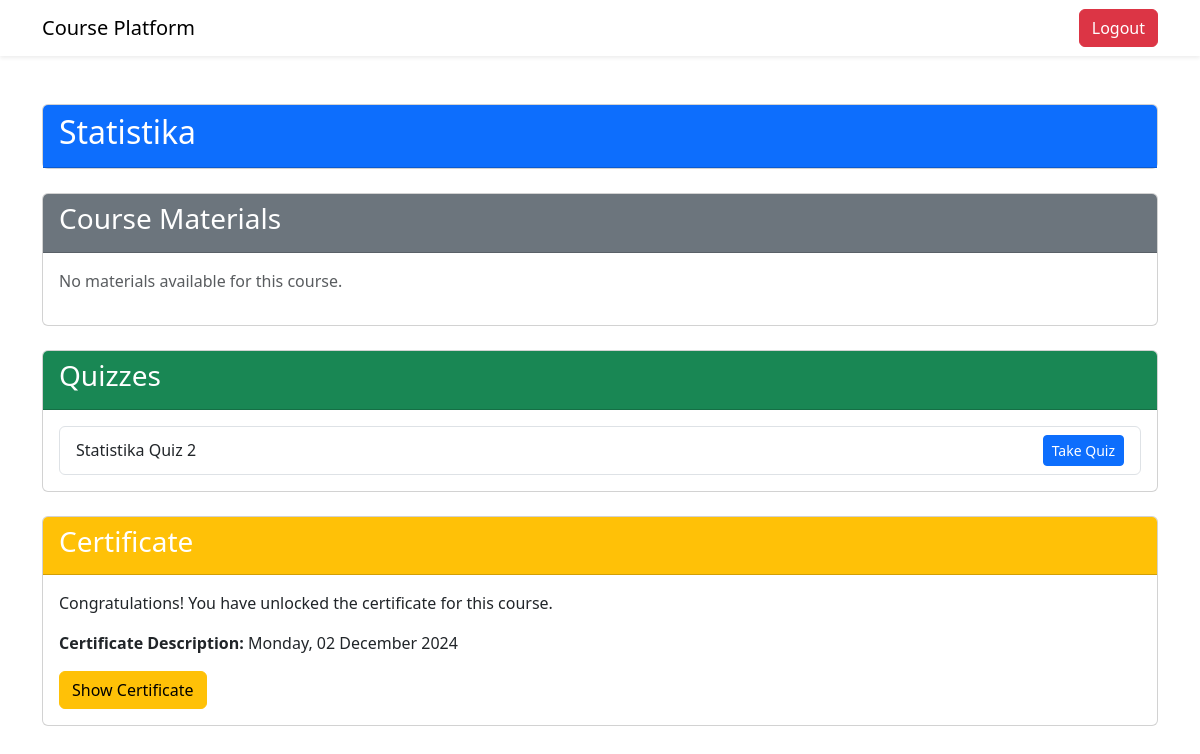
The app's page /student/course/1 (signed in) with its own data.
### tables this page shows
CREATE TABLE kursus (
                id_kursus INTEGER PRIMARY KEY AUTOINCREMENT,
                id_instruktur INTEGER,
                nama_kursus TEXT NOT NULL,
                harga_kursus INT NOT NULL,
                FOREIGN KEY (id_instruktur) REFERENCES instruktur(id_instruktur)
            );

CREATE TABLE quiz (
                id INTEGER PRIMARY KEY AUTOINCREMENT,
                id_kursus INTEGER,
                title TEXT NOT NULL,
                FOREIGN KEY (id_kursus) REFERENCES kursus(id_kursus)
            );

CREATE TABLE sertifikat (
                id_sertifikat INTEGER PRIMARY KEY AUTOINCREMENT,
                id_peserta INTEGER,
                id_kursus INTEGER,
                keterangan TEXT NOT NULL,
                FOREIGN KEY (id_peserta) REFERENCES peserta(id_peserta),
                FOREIGN KEY (id_kursus) REFERENCES kursus(id_kursus)
            );

### features/student.py (the view)
    def student_course_detail(self, course_id):
        if not session.get('email') or session.get('role') != 'user':
            return redirect(url_for('home'))
        email = session.get('email')
        student = query_db('SELECT * FROM peserta WHERE email = ?', [email], one=True)
        if not student:
            return redirect(url_for('home'))
        student_id = student['id_peserta']
        course = query_db('SELECT * FROM kursus WHERE id_kursus = ?', [course_id], one=True)
        materis = query_db('SELECT * FROM materi WHERE id_kursus = ?', [course_id])
        quiz = query_db('SELECT * FROM quiz WHERE id_kursus = ?', [course_id])
        if not course:
            return redirect(url_for('home'))
        payment = query_db(
            'SELECT * FROM pembayaran WHERE id_peserta = ? AND id_kursus = ?',
            [student_id, course_id],
            one=True
        )
        certificate = None
        if payment and payment['status'] == 'paid':
            certificate = query_db(
                'SELECT * FROM sertifikat WHERE id_peserta = ? AND id_kursus = ?',
                [student_id, course_id],
                one=True
            )
        return render_template(
            'student/course_detail.html',
            course=course,
            materis=materis,
            quiz=quiz,
            payment=payment,
            certificate=certificate
        )

### database.py (called while the page is built)
def get_db():
    db = getattr(g, '_database', None)
    if db is None:
        db = g._database = sqlite3.connect(DATABASE)
        db.row_factory = sqlite3.Row
    return db

def query_db(query, args=(), one=False):
    cur = get_db().execute(query, args)
    rv = cur.fetchall()
    cur.close()
    get_db().commit()
    return (rv[0] if rv else None) if one else rv

### templates/student/course_detail.html (shortened to what this page needs)
<!DOCTYPE html>
<html lang="en">
<head>
    <link href="https://cdn.jsdelivr.net/npm/bootstrap@5.3.0-alpha3/dist/css/bootstrap.min.css" rel="stylesheet">
</head>
<body>
    <nav class="navbar navbar-expand-lg navbar-light bg-white shadow-sm">
        <div class="container">
            <a class="navbar-brand" href="/">Course Platform</a>
            <div class="d-flex">
                <a href="/logout" class="btn btn-danger">Logout</a>
            </div>
        </div>
    </nav>
    <div class="container my-5">
        <div class="card mb-4">
            <div class="card-header bg-primary text-white">
                <h2>{{ course.nama_kursus }}</h2>
            </div>
        </div>
        <div class="card mb-4">
            <div class="card-header bg-secondary text-white">
                <h3>Course Materials</h3>
            </div>
            <div class="card-body">
                {% if materis %}
                <ul class="list-group">
                    {% for materi in materis %}
                    <li class="list-group-item">
                        <h5 id="text-container-{{ materi.id_materi }}"></h5>
                        {% if materi.link_youtube_video %}
                        <br>
                        <a href="{{ materi.link_youtube_video }}" target="_blank" class="btn btn-link m-0 p-0">Watch
                            Video</a>
                        {% endif %}
                    </li>
                    {% endfor %}
                </ul>
                {% else %}
                <p class="text-muted">No materials available for this course.</p>
                {% endif %}
            </div>
        </div>
        <div class="card">
            <div class="card-header bg-success text-white">
                <h3>Quizzes</h3>
            </div>
            <div class="card-body">
                {% if quiz %}
                <ul class="list-group">
                    {% for q in quiz %}
                    <li class="list-group-item d-flex justify-content-between align-items-center">
                        {{ q.title }}
                        <a href="{{ url_for('take_quizs', quiz_id=q.id) }}" class="btn btn-primary btn-sm">
                            Take Quiz
                        </a>
                    </li>
                    {% endfor %}
                </ul>
                {% else %}
                <p class="text-muted">No quizzes available for this course.</p>
                {% endif %}
            </div>
        </div>
        <div class="card mt-4">
            <div class="card-header bg-warning text-white">
                <h3>Certificate</h3>
            </div>
            <div class="card-body">
                {% if payment and payment.status == 'paid' %}
                {% if certificate %}
                <p>Congratulations! You have unlocked the certificate for this course.</p>
                <p><strong>Certificate Description:</strong> {{ certificate.keterangan }}</p>
                <a href="/certificate/{{ payment.id_kursus }}/{{ payment.id_peserta }}" class="btn btn-warning">Show
                    Certificate</a>
                {% else %}
                <p>Your payment is successful, but the certificate has not been issued yet.</p>
                <a href="/request-certificate/{{ payment.id_kursus }}/{{ payment.id_peserta }}"
                    class="btn btn-warning">Request Certificate</a>
                {% endif %}
                {% else %}
                <p>This certificate is locked. Complete the payment to unlock it.</p>
                <a href="{{ url_for('payment', course_id=course.id_kursus) }}" class="btn btn-success">Pay Now</a>
                {% endif %}
            </div>
        </div>
    </div>
</body>
</html>

### records on screen
kursus: nama_kursus "Statistika"
quiz: title "Statistika Quiz 2"
sertifikat: keterangan "Monday, 02 December 2024"
